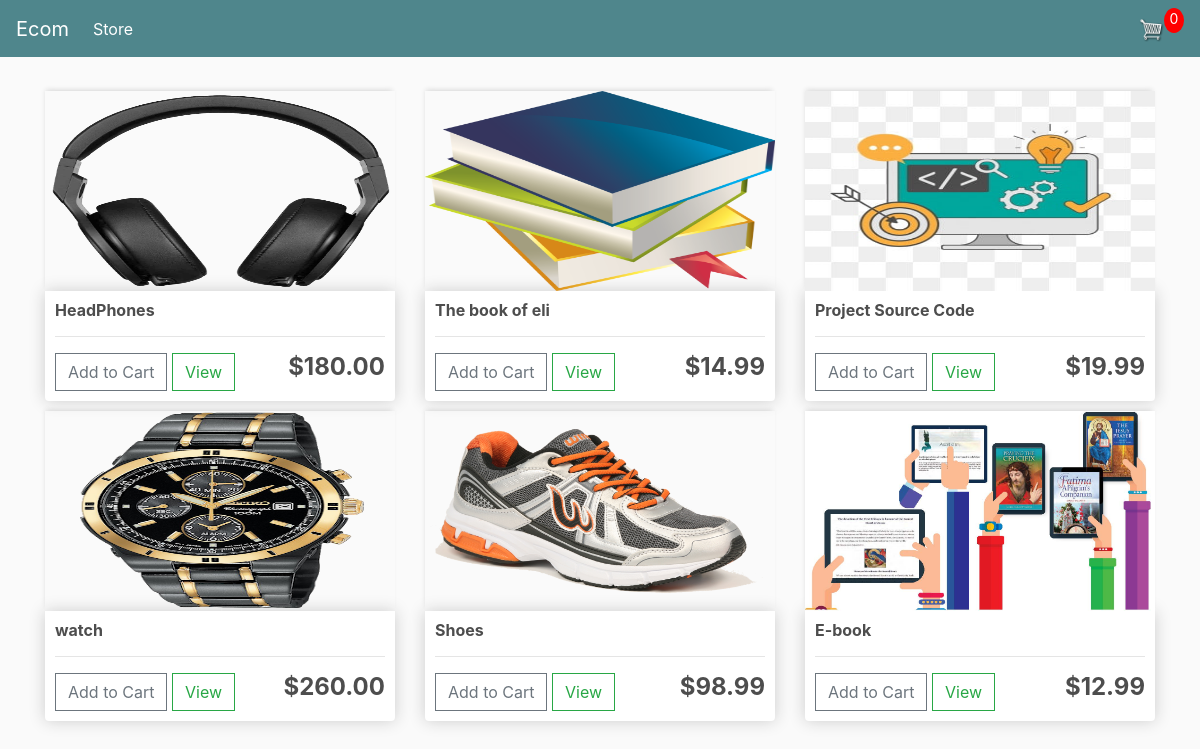
The page / on the database its author committed.
### store/models.py (models this page shows, shortened)
class Product(models.Model):
    name = models.CharField(max_length=255)
    price = models.DecimalField(max_digits=7, decimal_places=2)
    digital = models.BooleanField(default=False)
    image = models.ImageField(upload_to='product', blank=True, null=True)
    @property
    def imageUrl(self):
        try:
            url = self.image.url
        except:
            url = ''
        return url

### store/views.py (the view)
# urls.py: path('', include('store.urls')),
def store(request):
    data = cartData(request)
    cartItems = data['cartItems']
    products = Product.objects.all()
    context = {'products': products, 'cartItems': cartItems}
    return render(request, 'store.html', context)

### store/utils.py (called while the page is built, shortened)
def cookieCart(request):
    try:
        cart = json.loads(request.COOKIES['cart'])
    except:
        cart = {}
    print(cart)
    items = []
    order = {'get_cart_total': 0, 'get_cart_items': 0, 'shipping': False}
    cartItems = order['get_cart_items']
    return {'cartItems': cartItems, 'order': order, 'items': items}

def cartData(request):
    if request.user.is_authenticated:
        customer = request.user.customer
        order, created = Order.objects.get_or_create(customer=customer, complete=False)
        items = order.orderitem_set.all()
        cartItems = order.get_cart_items
    else:
        cookieData = cookieCart(request)
        items = cookieData['items']
        order = cookieData['order']
        cartItems = cookieData['cartItems']
    return {'cartItems': cartItems, 'order': order, 'items': items}

### templates/store.html
{% extends 'main.html' %}
{%load static%}
{% block content %}
<div class="row">
    {% for product in products%}
        <div class="col-lg-4">
            <img class="thumbnail" src="{{product.imageUrl}}">
            <div class="box-element product">
                <h6><strong>{{product.name}}</strong></h6>
                <hr>
                <button data-product={{product.id}} data-action="add"
                class="btn btn-outline-secondary add-btn update-cart">
                Add to Cart</button>
                <a class="btn btn-outline-success" href="#">View</a>
                <h4 style="display: inline-block; float: right"><strong>${{product.price|floatformat:2}}</strong></h4>
            </div>
        </div>
    {% endfor %}
</div>
{% endblock content %}

### templates/main.html (shortened to what this page needs)
{% load static %}
<!DOCTYPE html>
<html>
<head>
    <link rel="stylesheet" href="https://stackpath.bootstrapcdn.com/bootstrap/4.4.1/css/bootstrap.min.css">
    <link rel="stylesheet" type="text/css" href="{% static 'css/main.css' %}">
</head>
<body>
<nav class="navbar navbar-expand-lg navbar-dark bg-dark">
  <a class="navbar-brand" href="{% url 'store' %}">Ecom</a>
  <div class="collapse navbar-collapse" id="navbarSupportedContent">
    <ul class="navbar-nav mr-auto">
      <li class="nav-item active">
        <a class="nav-link" href="{% url 'store' %}">Store </a>
      </li>
    </ul>
    <div class="form-inline my-2 my-lg-0">
        <a href="{% url 'cart' %}">
            <img  id="cart-icon" src="{% static 'images/cart.png' %}">
        </a>
        <p id="cart-total">{{cartItems}}</p>
    </div>
  </div>
</nav>
    <div class="container">
         <br>
        {% block content %}
        {% endblock content %}
    </div>
</body>
</html>

### static/css/main.css (style rules this page uses)
body { background-color: hsl(0, 0%, 98%); }
h1,h2,h3,h4,h5,h6 { color:hsl(0, 0%, 30%); }
.box-element { box-shadow:hsl(0, 0%, 80%) 0 0 16px; background-color: #fff; border-radius: 4px; padding: 10px; }
.thumbnail { width: 100%; height: 200px; -webkit-box-shadow: -1px -3px 5px -2px rgba(214,214,214,1); -moz-box-shadow: -1px -3px 5px -2px rgba(214,214,214,1); box-shadow: -1px -3px 5px -2px rgba(214,214,214,1); }
.product { border-radius: 0 0 4px 4px; }
.bg-dark { background-color: #4f868c!important; }
#cart-icon { width:25px; display: inline-block; margin-left: 15px; }
#cart-total { display: block; text-align: center; color:#fff; background-color: red; width: 20px; height: 25px; border-radius: 50%; font-size: 14px; }
.col-lg-4, .col-lg-6, .col-lg-8, .col-lg-12 { margin-top: 10px; }
.btn { border-radius: 0; }

### rows shown on the page
Product: imageUrl (picture), name "HeadPhones", price "180.00"
Product: imageUrl (picture), name "The book of eli", price "14.99"
Product: imageUrl (picture), name "Project Source Code", price "19.99"
Product: imageUrl (picture), name "watch", price "260.00"
Product: imageUrl (picture), name "Shoes", price "98.99"
Product: imageUrl (picture), name "E-book", price "12.99"

### other values the page prints
{{ cartItems }} "0"
